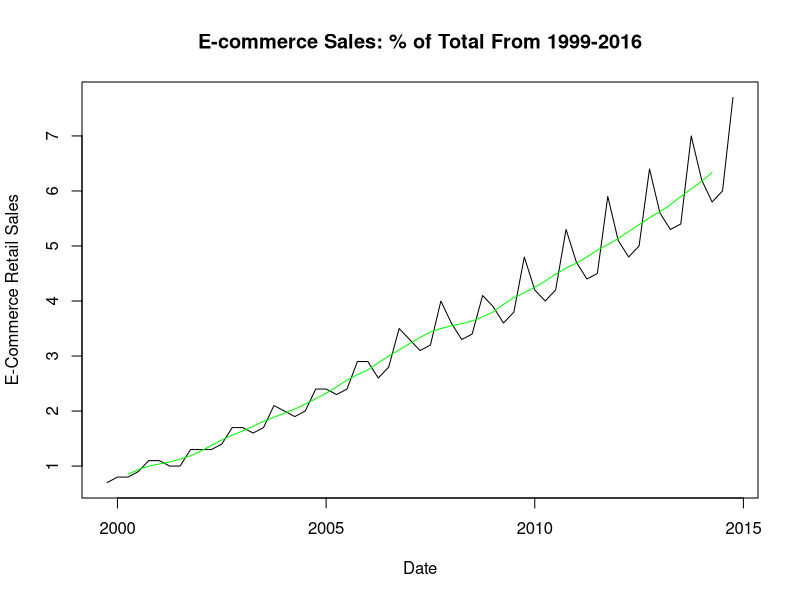
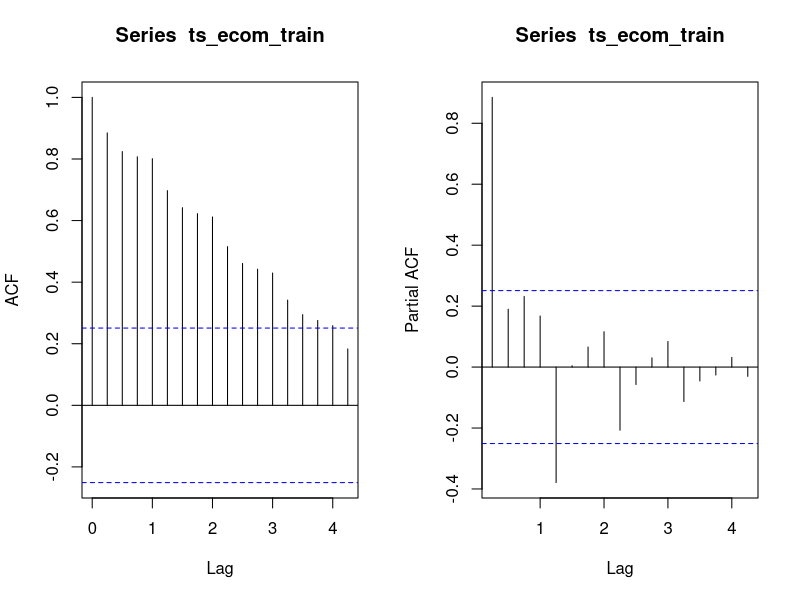
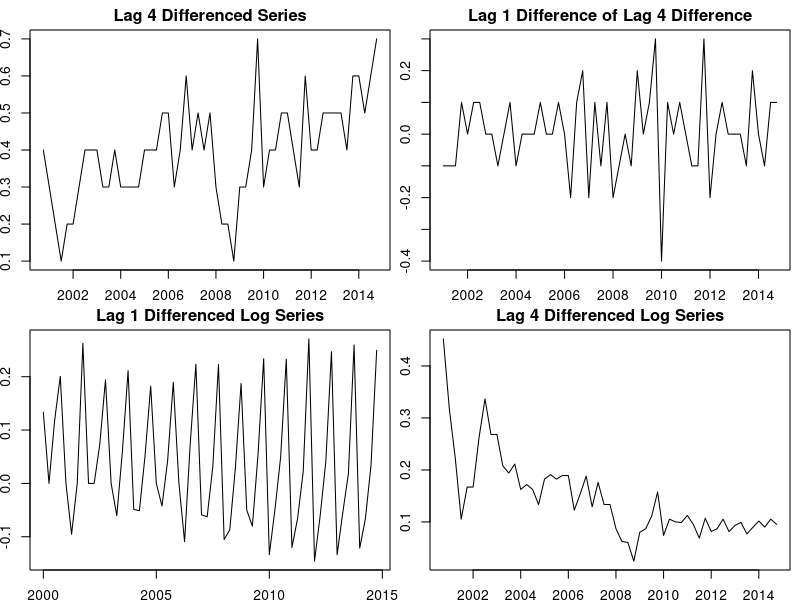
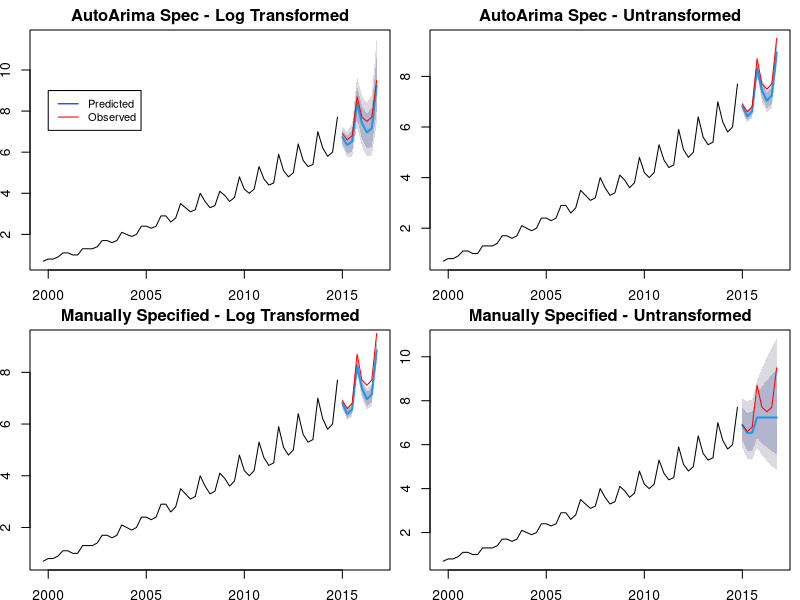
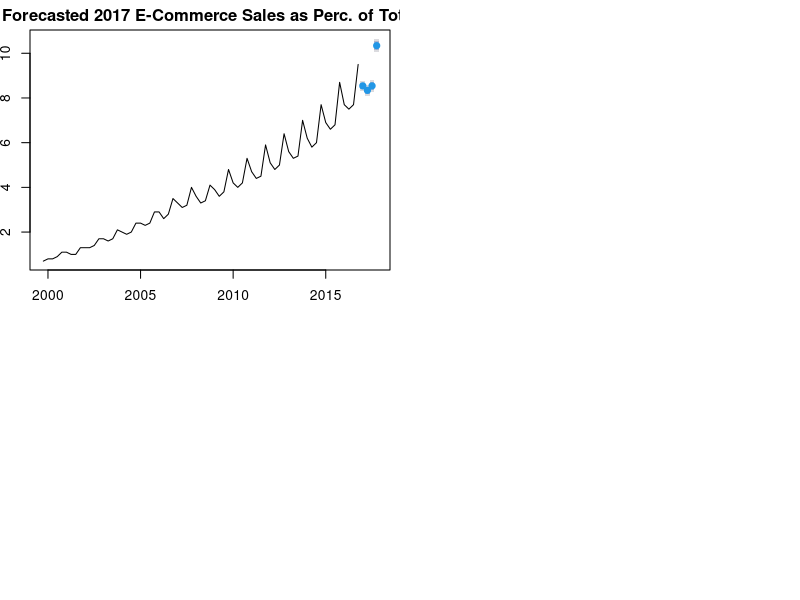

These charts were generated, in order, by the following R code:
## ---- chunk 1
knitr::opts_chunk$set(echo = TRUE)

pkg <- c('knitr', 'Hmisc', 'ggcorrplot', 'car','xts','forecast',
         'dplyr', 'ggplot2', 'jtools', 'readr', 'astsa', 'vars', 'dplyr','tseries')
invisible(lapply(pkg, require, character.only = T))
## ---- chunk 2
# loading the data and making the train-test split
ecom = read.csv(file = "ECOMPCTNSA.csv")
ts_ecom = ts(ecom$ECOMPCTNSA, start = c(1999, 4), frequency = 4)
ts_ecom_train = ts(ts_ecom[time(ts_ecom) < 2015], start = c(1999, 4), freq = 4)
ts_ecom_test = ts(ts_ecom[time(ts_ecom) >= 2015], start = c(2015, 1), freq = 4)
head(ts_ecom_train, 13)

#check for missing values
sum(is.na(ts_ecom_train))

#summarize the series
summary(ts_ecom_train)
## ---- chunk 3
#visualize the series
plot(ts_ecom_train, xlab = 'Date', ylab = 'E-Commerce Retail Sales',
     main = 'E-commerce Sales: % of Total From 1999-2016')
lines(ma(ts_ecom_train, order = 4, centre = T), col = 'green')
## ---- chunk 4
par(mfrow=c(1,2))
acf(ts_ecom_train)
pacf(ts_ecom_train)
## ---- chunk 5
par(mfrow=c(2,2), mai = c(.3, 0.3, 0.3, 0.1))
log_ts_ecom_train = log(ts_ecom_train)
log_ts_ecom_test = log(ts_ecom_test)

plot(diff(ts_ecom_train, lag = 4),xlab=NULL,ylab=NULL,main = "Lag 4 Differenced Series")
plot(diff(diff(ts_ecom_train, lag = 4),lag=1),xlab=NULL,ylab=NULL,
     main = "Lag 1 Difference of Lag 4 Difference")
plot(diff(log_ts_ecom_train, lag = 1),xlab=NULL,ylab=NULL,main = "Lag 1 Differenced Log Series")
plot(diff(log_ts_ecom_train, lag = 4),xlab=NULL,ylab=NULL,main = "Lag 4 Differenced Log Series")

adf.test(diff(diff(ts_ecom_train, lag = 4),lag=1))
adf.test(log_ts_ecom_train)
## ---- chunk 6
log_model_auto <- auto.arima(ts_ecom_train, ic = 'aicc', lambda = 0)
model_auto <- auto.arima(ts_ecom_train, ic = 'aicc')

log_model_auto
model_auto
## ---- chunk 7
manual_model_raw <- Arima(ts_ecom_train, order=c(1,1,1), seasonal=c(1,1,1))
manual_model_log <- Arima(ts_ecom_train, order = c(0,1,4), seasonal=c(0,0,0), lambda=0)
## ---- chunk 8
log_mod_auto_sw <- shapiro.test(log_model_auto $resid)
log_mod_auto_box <-Box.test(log_model_auto $resid, type = "Ljung-Box")

mod_auto_sw <-shapiro.test(model_auto $resid)
mod_auto_box <-Box.test(model_auto $resid, type = "Ljung-Box")

man_mod_raw_sw <-shapiro.test(manual_model_raw $resid)
man_mod_raw_box <-Box.test(manual_model_raw $resid, type = "Ljung-Box")

log_man_mod_sw <-shapiro.test(manual_model_log $resid)
log_man_mod_box <-Box.test(manual_model_log $resid, type = "Ljung-Box")

TestResults <- data.frame(cbind(rbind(log_mod_auto_sw$p.value,mod_auto_sw$p.value, 
                         man_mod_raw_sw$p.value, log_man_mod_sw$p.value),
                         rbind(log_mod_auto_box$p.value, mod_auto_box$p.value, 
                               man_mod_raw_box$p.value, log_man_mod_box$p.value)))

colnames(TestResults) <- c('Shapiro-Wilk', 'Box-Ljung')
rownames(TestResults) <- c('Log, Auto','Raw, Auto','Log, Manual', 'Raw, Manual')

TestResults
## ---- chunk 9
calculate_rmse <- function(fcast, test){
  rmse <- sqrt(mean((fcast - test)^2))
}

par(mfrow=c(2,2), mai = c(.3, 0.3, 0.3, 0.1))

forecast_log_auto <- forecast(log_model_auto, h = 8, lambda=0)
forecast_auto <- forecast(model_auto, h = 8)
forecast_log_man <- forecast(manual_model_raw, h = 8)
forecast_man <- forecast(manual_model_log, h = 8, lambda=0)

RMSE_df <- data.frame(rbind(calculate_rmse(forecast_log_auto$mean,ts_ecom_test),
           calculate_rmse(forecast_auto$mean,ts_ecom_test), calculate_rmse(
             forecast_log_man$mean, ts_ecom_test), calculate_rmse(forecast_man$mean,
                                                                  ts_ecom_test)))

colnames(RMSE_df) <- c('RMSE')
rownames(RMSE_df) <- c('Log, Auto','Raw, Auto','Log, Manual', 'Raw, Manual')
RMSE_df

plot(forecast_log_auto, main="AutoArima Spec - Log Transformed")
lines(ts_ecom_test, col='red')
legend(2000,9,legend=c('Predicted','Observed'),col=c('blue','red'),lty=1, cex=0.8)
plot(forecast_auto, main="AutoArima Spec - Untransformed")
lines(ts_ecom_test, col='red')
plot(forecast_log_man, main="Manually Specified - Log Transformed")
lines(ts_ecom_test, col='red')
plot(forecast_man, main="Manually Specified - Untransformed")
lines(ts_ecom_test, col='red')

## ---- chunk 10
model_auto_all <- auto.arima(ts_ecom, ic = 'aicc')
plot(forecast(model_auto_all,h = 4), main='Forecasted 2017 E-Commerce Sales as Perc. of Total')
